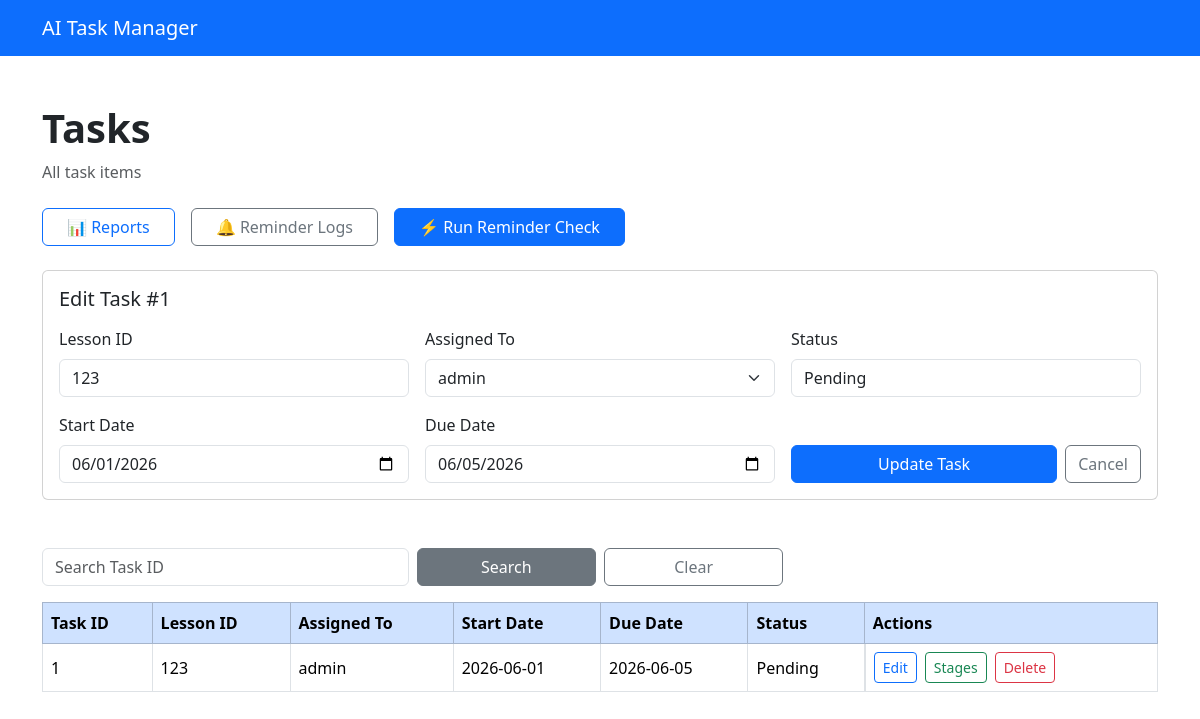
/tasks?edit=1 (signed in), run on the app's committed database.
### app/models/task.py (models this page shows)
class TaskItem(Base):
    __tablename__ = "task_items"
    id: Mapped[int] = mapped_column(primary_key=True, index=True)
    lesson_id: Mapped[int] = mapped_column(Integer, nullable=False)
    assigned_to: Mapped[Optional[int]] = mapped_column(
        ForeignKey("users.id"),
        nullable=True,
    )
    start_date: Mapped[date] = mapped_column(Date, nullable=False)
    due_date: Mapped[date] = mapped_column(Date, nullable=False)
    status: Mapped[str] = mapped_column(String(50), nullable=False)
    assignee: Mapped[Optional["User"]] = relationship(
        back_populates="task_items",
    )
    stages: Mapped[List["TaskStage"]] = relationship(
        back_populates="task_item",
        cascade="all, delete-orphan",
    )
    reminder_logs: Mapped[List["ReminderLog"]] = relationship(
        back_populates="task_item",
        cascade="all, delete-orphan",
    )

### app/models/user.py (models this page shows)
class User(Base):
    __tablename__ = "users"
    id: Mapped[int] = mapped_column(primary_key=True, index=True)
    username: Mapped[str] = mapped_column(String(50), unique=True, nullable=False)
    password: Mapped[str] = mapped_column(String(255), nullable=False)
    task_items: Mapped[List["TaskItem"]] = relationship(
        back_populates="assignee",
    )

### app/routers/tasks.py (the view)
@router.get("")
async def list_tasks(
    request: Request,
    edit: int | None = None,
    search: int | None = None,
    db: Session = Depends(get_db),
):
    auth_result = require_login(request)
    if isinstance(auth_result, RedirectResponse):
        return auth_result
    query = (
        select(TaskItem)
        .options(joinedload(TaskItem.assignee))
    )
    if search is not None:
        query = query.where(TaskItem.id == search)
    tasks = db.scalars(
        query.order_by(TaskItem.id)
    ).unique().all()
    users = db.scalars(
        select(User).order_by(User.username)
    ).all()
    edit_task = None
    if edit is not None:
        edit_task = db.scalar(
            select(TaskItem).where(TaskItem.id == edit)
        )
    return templates.TemplateResponse(
        request=request,
        name="task_form.html",
        context={
            "tasks": tasks,
            "users": users,
            "edit_task": edit_task,
        },
    )

### app/templates/task_form.html (shortened to what this page needs)
<!DOCTYPE html>
<html lang="en">
<head>
    <link href="https://cdn.jsdelivr.net/npm/bootstrap@5.3.3/dist/css/bootstrap.min.css" rel="stylesheet">
    <link rel="stylesheet" href="/static/css/style.css">
</head>
<body>
    <nav class="navbar navbar-expand-lg navbar-dark bg-primary">
        <div class="container">
            <a class="navbar-brand" href="/dashboard">AI Task Manager</a>
        </div>
    </nav>
    <div class="container mt-5">
        <h1 class="fw-bold">Tasks</h1>
        <p class="text-muted mb-4">All task items</p>
        <div class="d-flex gap-3 mb-4 align-items-center">
            <a href="/reports" class="btn btn-outline-primary px-4">
                📊 Reports
            </a>
            <a href="/reminders" class="btn btn-outline-secondary px-4">
                🔔 Reminder Logs
            </a>
            <form method="post" action="/reminders/run" class="m-0">
                <button type="submit" class="btn btn-primary px-4">
                    ⚡ Run Reminder Check
                </button>
            </form>
        </div>
        {% if edit_task %}
        <form method="post" action="/tasks/{{ edit_task.id }}/update" class="card mb-5">
            <div class="card-body">
                <h2 class="h5 card-title mb-3">Edit Task #{{ edit_task.id }}</h2>
                <div class="row g-3">
                    <div class="col-md-4">
                        <label for="lesson_id" class="form-label">Lesson ID</label>
                        <input
                            type="number"
                            class="form-control"
                            id="lesson_id"
                            name="lesson_id"
                            value="{{ edit_task.lesson_id }}"
                            required
                        >
                    </div>
                    <div class="col-md-4">
                        <label for="assigned_to" class="form-label">Assigned To</label>
                        <select class="form-select" id="assigned_to" name="assigned_to">
                            {% for user in users %}
                            <option value="{{ user.id }}" {% if edit_task.assigned_to == user.id %}selected{% endif %}>
                                {{ user.username }}
                            </option>
                            {% endfor %}
                        </select>
                    </div>
                    <div class="col-md-4">
                        <label for="status" class="form-label">Status</label>
                        <input
                            type="text"
                            class="form-control"
                            id="status"
                            name="status"
                            value="{{ edit_task.status }}"
                            required
                        >
                    </div>
                    <div class="col-md-4">
                        <label for="start_date" class="form-label">Start Date</label>
                        <input
                            type="date"
                            class="form-control"
                            id="start_date"
                            name="start_date"
                            value="{{ edit_task.start_date }}"
                            required
                        >
                    </div>
                    <div class="col-md-4">
                        <label for="due_date" class="form-label">Due Date</label>
                        <input
                            type="date"
                            class="form-control"
                            id="due_date"
                            name="due_date"
                            value="{{ edit_task.due_date }}"
                            required
                        >
                    </div>
                    <div class="col-md-4 d-flex align-items-end gap-2">
                        <button type="submit" class="btn btn-primary flex-grow-1">Update Task</button>
                        <a href="/tasks" class="btn btn-outline-secondary">Cancel</a>
                    </div>
                </div>
            </div>
        </form>
        {% endif %}
        <form method="get" action="/tasks" class="row g-2 mb-3">
            <div class="col-md-4">
                <input
                    type="number"
                    name="search"
                    class="form-control"
                    placeholder="Search Task ID"
                >
            </div>
            <div class="col-md-2">
                <button type="submit" class="btn btn-secondary w-100">
                    Search
                </button>
            </div>
            <div class="col-md-2">
                <a href="/tasks" class="btn btn-outline-secondary w-100">
                    Clear
                </a>
            </div>
        </form>
        <div class="table-responsive">
            <table class="table table-hover table-bordered align-middle">
                <thead class="table-primary">
                    <tr>
                        <th>Task ID</th>
                        <th>Lesson ID</th>
                        <th>Assigned To</th>
                        <th>Start Date</th>
                        <th>Due Date</th>
                        <th>Status</th>
                        <th>Actions</th>
                    </tr>
                </thead>
                <tbody>
                    {% if tasks %}
                    {% for task in tasks %}
                    <tr>
                        <td>{{ task.id }}</td>
                        <td>{{ task.lesson_id }}</td>
                        <td>{{ task.assignee.username if task.assignee else "—" }}</td>
                        <td>{{ task.start_date }}</td>
                        <td>{{ task.due_date }}</td>
                        <td>{{ task.status }}</td>
                        <td class="d-flex gap-2">
                            <a href="/tasks?edit={{ task.id }}"
                               class="btn btn-sm btn-outline-primary">
                                Edit
                            </a>
                        <a href="/tasks/{{ task.id }}/stages"
class="btn btn-sm btn-outline-success">
Stages
</a>
                            <form
                                method="post"
                                action="/tasks/{{ task.id }}/delete"
                                onsubmit="return confirm('Are you sure you want to delete this task?');"
                            >
                                <button
                                    type="submit"
                                    class="btn btn-sm btn-outline-danger">
                                    Delete
                            </form>
                        </td>
                    </tr>
                    {% endfor %}
                    {% else %}
                    <tr>
                        <td colspan="7" class="text-center text-muted">No tasks found.</td>
                    </tr>
                    {% endif %}
                </tbody>
            </table>
        </div>
    </div>
</body>
</html>

### app/static/css/style.css (style rules this page uses)
body { min-height: 100vh; }

### data on the page
TaskItem: id "1", lesson_id "123", assigned_to "admin", status "Pending", start_date "06/01/2026", due_date "06/05/2026", assignee "admin", start_date "2026-06-01", due_date "2026-06-05"
